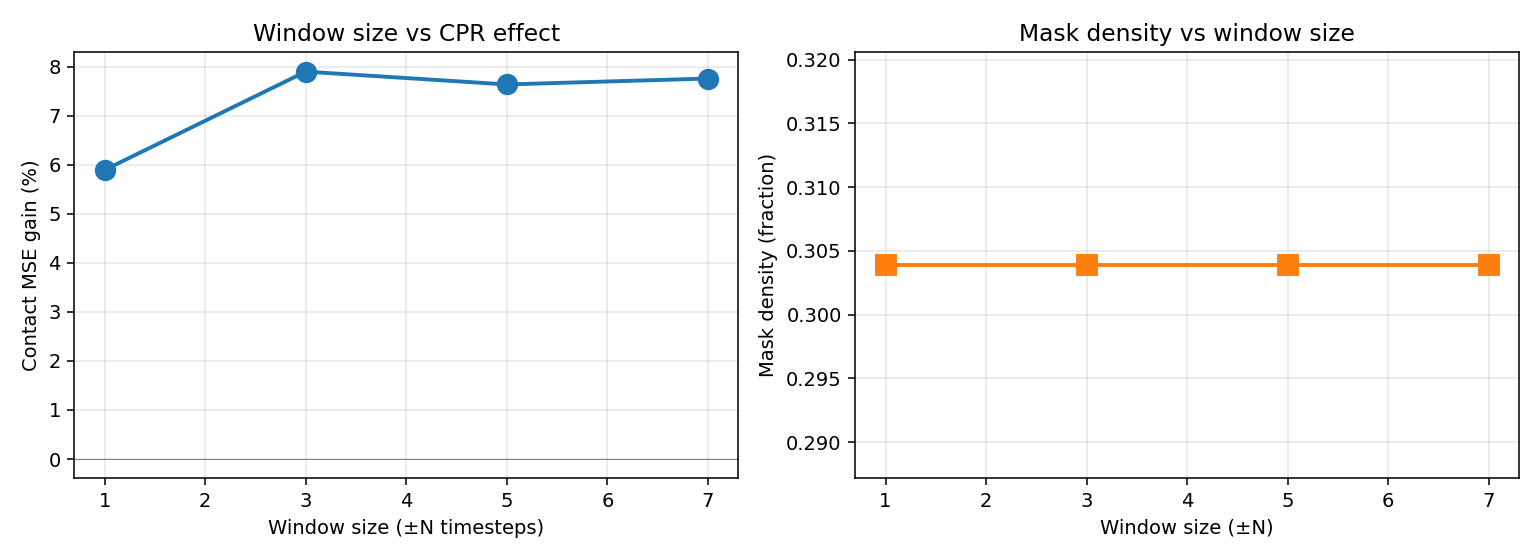

The script that saved this image:
"""
CPR-Distill Contact Window Sensitivity.

Vary the window size around gripper transitions: ±1, ±3 (M0 default), ±5, ±7.
Fixed factor=1.5 (sweet spot).

If results are robust across window sizes, gripper-transition proxy is stable.
If only ±3 works, the proxy is fragile.
"""
import os, sys, json, time, glob
import numpy as np
import h5py
import torch
from torch.utils.data import DataLoader, Dataset

sys.path.insert(0, "/home/jovyan/workspace/paper_agents_vla/experiments/cpr_distill_m0")
from m0_smoke import TinyBC, eval_model

DATA_DIR = "/data/jameskimh/james_libero_datasets/libero_spatial"
OUT_USER = "/home/jovyan/workspace/paper_agents_vla/experiments/cpr_distill_window_sweep"
OUT_BIG = "/data/jameskimh/cpr_distill_window_sweep"
os.makedirs(OUT_USER, exist_ok=True); os.makedirs(OUT_BIG, exist_ok=True)
DEVICE = torch.device("cuda:0")


class LiberoWindowDataset(Dataset):
    def __init__(self, hdf5_files, window, train=True, train_frac=0.9, seed=0):
        self.window = window
        index = []
        for fp in hdf5_files:
            with h5py.File(fp, "r") as f:
                keys = list(f["data"].keys())
                rng = np.random.RandomState(seed + hash(fp) % 1000)
                rng.shuffle(keys)
                n_tr = int(train_frac * len(keys))
                sel = keys[:n_tr] if train else keys[n_tr:]
                for dk in sel:
                    T = f["data"][dk]["actions"].shape[0]
                    index.append((fp, dk, T))
        self.index = index
        self.cache = {}
        for fp, dk, T in index:
            with h5py.File(fp, "r") as f:
                d = f["data"][dk]
                grip = d["obs/gripper_states"][:]
                gs = grip.sum(axis=-1)
                diff = np.abs(np.diff(gs, prepend=gs[0]))
                idx = np.where(diff > 0.02)[0]
                m = np.zeros(T, dtype=np.float32)
                for ci in idx:
                    m[max(0, ci - window): min(T, ci + window + 1)] = 1.0
                if m.sum() == 0:
                    m[int(T * 0.7):] = 1.0
                self.cache[(fp, dk)] = {
                    "actions": d["actions"][:].astype(np.float32),
                    "rgb_a": d["obs/agentview_rgb"][:],
                    "ee_pos": d["obs/ee_pos"][:].astype(np.float32),
                    "ee_ori": d["obs/ee_ori"][:].astype(np.float32),
                    "gripper": grip.astype(np.float32),
                    "contact": m,
                }
        self.flat = [(di, t) for di, (_, _, T) in enumerate(index) for t in range(T)]

    def __len__(self): return len(self.flat)

    def __getitem__(self, i):
        di, t = self.flat[i]
        fp, dk, _ = self.index[di]
        d = self.cache[(fp, dk)]
        img = torch.from_numpy(d["rgb_a"][t]).permute(2, 0, 1).float() / 255.0
        state = np.concatenate([d["ee_pos"][t], d["ee_ori"][t], d["gripper"][t]])
        return {
            "img": img,
            "state": torch.from_numpy(state).float(),
            "action": torch.from_numpy(d["actions"][t]).float(),
            "contact": torch.tensor(d["contact"][t]).float(),
        }


def train_one(train_loader, val_loader, factor, n_epochs=3):
    torch.manual_seed(42); np.random.seed(42)
    model = TinyBC().to(DEVICE)
    opt = torch.optim.AdamW(model.parameters(), lr=1e-3, weight_decay=1e-4)
    sched = torch.optim.lr_scheduler.CosineAnnealingLR(opt, T_max=n_epochs * len(train_loader))
    for ep in range(n_epochs):
        model.train()
        for batch in train_loader:
            img = batch["img"].to(DEVICE, non_blocking=True)
            state = batch["state"].to(DEVICE, non_blocking=True)
            target = batch["action"].to(DEVICE, non_blocking=True)
            contact = batch["contact"].to(DEVICE, non_blocking=True)
            pred = model(img, state)
            err = ((pred - target) ** 2).sum(-1)
            w = 1.0 + (factor - 1.0) * contact
            loss = (err * w).mean()
            opt.zero_grad(); loss.backward()
            torch.nn.utils.clip_grad_norm_(model.parameters(), 1.0); opt.step(); sched.step()
    return model


def main():
    t0 = time.time()
    print("=" * 60)
    print("CPR-Distill Window Sensitivity (factor=1.5 fixed)")
    print("=" * 60)
    hdf5 = sorted(glob.glob(os.path.join(DATA_DIR, "*.hdf5")))
    windows = [1, 3, 5, 7]
    results = {}
    # Baseline factor=1.0 (any window gives same baseline)
    print("\n[Baseline factor=1.0, window=3]")
    train_ds_b = LiberoWindowDataset(hdf5, window=3, train=True)
    val_ds_b = LiberoWindowDataset(hdf5, window=3, train=False)
    bs = 256
    train_loader_b = DataLoader(train_ds_b, batch_size=bs, shuffle=True, num_workers=4, pin_memory=True)
    val_loader_b = DataLoader(val_ds_b, batch_size=bs, shuffle=False, num_workers=4, pin_memory=True)
    m = train_one(train_loader_b, val_loader_b, factor=1.0)
    results["baseline_factor1.0"] = eval_model(m, val_loader_b, DEVICE)
    print(f"  contact={results['baseline_factor1.0']['contact']:.5f}")

    for w in windows:
        print(f"\n[Window ±{w}, factor=1.5]")
        train_ds = LiberoWindowDataset(hdf5, window=w, train=True)
        val_ds = LiberoWindowDataset(hdf5, window=w, train=False)
        # Mask density check
        densities = [d["contact"].mean() for d in train_ds.cache.values()]
        mean_dens = float(np.mean(densities))
        train_loader = DataLoader(train_ds, batch_size=bs, shuffle=True, num_workers=4, pin_memory=True)
        val_loader = DataLoader(val_ds, batch_size=bs, shuffle=False, num_workers=4, pin_memory=True)
        m = train_one(train_loader, val_loader, factor=1.5)
        ev = eval_model(m, val_loader, DEVICE)
        ev["mask_density"] = mean_dens
        results[f"window_{w}"] = ev
        print(f"  contact={ev['contact']:.5f} free={ev['free']:.5f} all={ev['all']:.5f} (mask density={mean_dens:.3f})")

    # Compare
    b = results["baseline_factor1.0"]
    print("\n--- Contact gain vs baseline (factor=1.0) ---")
    print(f"{'Window':<10} {'Contact':>11} {'Δ %':>8} {'Density':>9}")
    for w in windows:
        r = results[f"window_{w}"]
        dc = (b["contact"] - r["contact"]) / b["contact"] * 100
        print(f"±{w:<8} {r['contact']:>11.5f} {dc:>+7.2f}% {r['mask_density']:>9.3f}")
        r["contact_gain_pct"] = dc

    elapsed = time.time() - t0
    out = {
        "elapsed_sec": elapsed, "device": str(DEVICE),
        "windows": windows, "factor": 1.5,
        "results": {k: {kk: float(vv) for kk, vv in v.items()} for k, v in results.items()},
    }
    with open(os.path.join(OUT_USER, "results.json"), "w") as f:
        json.dump(out, f, indent=2)

    try:
        import matplotlib; matplotlib.use("Agg"); import matplotlib.pyplot as plt
        fig, ax = plt.subplots(1, 2, figsize=(11, 4))
        gains = [results[f"window_{w}"]["contact_gain_pct"] for w in windows]
        densities = [results[f"window_{w}"]["mask_density"] for w in windows]
        ax[0].plot(windows, gains, 'o-', linewidth=2, markersize=10)
        ax[0].axhline(0, color='gray', linewidth=0.5)
        ax[0].set_xlabel("Window size (±N timesteps)"); ax[0].set_ylabel("Contact MSE gain (%)")
        ax[0].set_title("Window size vs CPR effect"); ax[0].grid(alpha=0.3)
        ax[1].plot(windows, densities, 's-', linewidth=2, color='C1', markersize=10)
        ax[1].set_xlabel("Window size (±N)"); ax[1].set_ylabel("Mask density (fraction)")
        ax[1].set_title("Mask density vs window size"); ax[1].grid(alpha=0.3)
        plt.tight_layout(); plt.savefig(os.path.join(OUT_USER, "window_sweep.png"), dpi=140)
    except Exception as e:
        print(f"Plot failed: {e}")

    print(f"\nElapsed: {elapsed:.1f}s")


if __name__ == "__main__":
    main()
